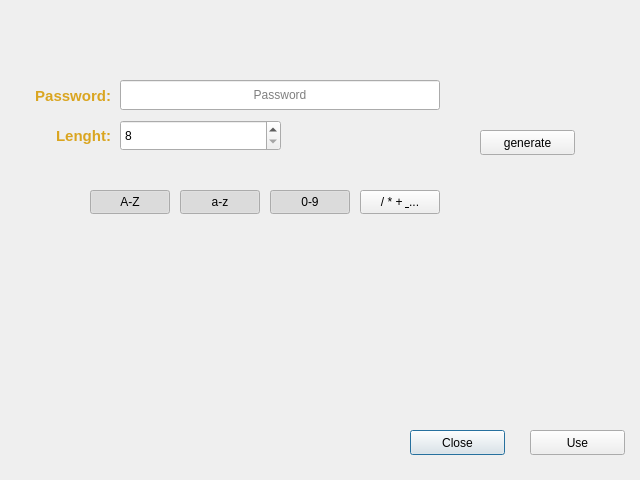
<?xml version="1.0" encoding="UTF-8"?>
<ui version="4.0">
 <class>Dialog_generator</class>
 <widget class="QDialog" name="Dialog_generator">
  <property name="geometry">
   <rect>
    <x>0</x>
    <y>0</y>
    <width>640</width>
    <height>480</height>
   </rect>
  </property>
  <property name="windowTitle">
   <string>Dialog</string>
  </property>
  <widget class="QLineEdit" name="password_generator_line">
   <property name="geometry">
    <rect>
     <x>120</x>
     <y>80</y>
     <width>320</width>
     <height>30</height>
    </rect>
   </property>
   <property name="font">
    <font>
     <bold>false</bold>
     <strikeout>false</strikeout>
    </font>
   </property>
   <property name="text">
    <string/>
   </property>
   <property name="echoMode">
    <enum>QLineEdit::Normal</enum>
   </property>
   <property name="alignment">
    <set>Qt::AlignCenter</set>
   </property>
   <property name="placeholderText">
    <string>Password</string>
   </property>
  </widget>
  <widget class="QLabel" name="label_Password_generator">
   <property name="geometry">
    <rect>
     <x>-40</x>
     <y>80</y>
     <width>151</width>
     <height>31</height>
    </rect>
   </property>
   <property name="palette">
    <palette>
     <active>
      <colorrole role="WindowText">
       <brush brushstyle="SolidPattern">
        <color alpha="255">
         <red>218</red>
         <green>165</green>
         <blue>32</blue>
        </color>
       </brush>
      </colorrole>
      <colorrole role="Text">
       <brush brushstyle="SolidPattern">
        <color alpha="255">
         <red>218</red>
         <green>165</green>
         <blue>32</blue>
        </color>
       </brush>
      </colorrole>
     </active>
     <inactive>
      <colorrole role="WindowText">
       <brush brushstyle="SolidPattern">
        <color alpha="255">
         <red>218</red>
         <green>165</green>
         <blue>32</blue>
        </color>
       </brush>
      </colorrole>
      <colorrole role="Text">
       <brush brushstyle="SolidPattern">
        <color alpha="255">
         <red>218</red>
         <green>165</green>
         <blue>32</blue>
        </color>
       </brush>
      </colorrole>
     </inactive>
     <disabled/>
    </palette>
   </property>
   <property name="font">
    <font>
     <pointsize>11</pointsize>
     <bold>true</bold>
    </font>
   </property>
   <property name="styleSheet">
    <string notr="true"/>
   </property>
   <property name="text">
    <string>Password:</string>
   </property>
   <property name="alignment">
    <set>Qt::AlignRight|Qt::AlignTrailing|Qt::AlignVCenter</set>
   </property>
  </widget>
  <widget class="QSpinBox" name="spinBox">
   <property name="geometry">
    <rect>
     <x>120</x>
     <y>120</y>
     <width>161</width>
     <height>31</height>
    </rect>
   </property>
   <property name="minimum">
    <number>8</number>
   </property>
   <property name="maximum">
    <number>64</number>
   </property>
  </widget>
  <widget class="QPushButton" name="close_Button">
   <property name="geometry">
    <rect>
     <x>410</x>
     <y>430</y>
     <width>95</width>
     <height>25</height>
    </rect>
   </property>
   <property name="text">
    <string>Close</string>
   </property>
  </widget>
  <widget class="QLabel" name="label_password_lenght">
   <property name="geometry">
    <rect>
     <x>-40</x>
     <y>120</y>
     <width>151</width>
     <height>31</height>
    </rect>
   </property>
   <property name="palette">
    <palette>
     <active>
      <colorrole role="WindowText">
       <brush brushstyle="SolidPattern">
        <color alpha="255">
         <red>218</red>
         <green>165</green>
         <blue>32</blue>
        </color>
       </brush>
      </colorrole>
      <colorrole role="Text">
       <brush brushstyle="SolidPattern">
        <color alpha="255">
         <red>218</red>
         <green>165</green>
         <blue>32</blue>
        </color>
       </brush>
      </colorrole>
     </active>
     <inactive>
      <colorrole role="WindowText">
       <brush brushstyle="SolidPattern">
        <color alpha="255">
         <red>218</red>
         <green>165</green>
         <blue>32</blue>
        </color>
       </brush>
      </colorrole>
      <colorrole role="Text">
       <brush brushstyle="SolidPattern">
        <color alpha="255">
         <red>218</red>
         <green>165</green>
         <blue>32</blue>
        </color>
       </brush>
      </colorrole>
     </inactive>
     <disabled/>
    </palette>
   </property>
   <property name="font">
    <font>
     <pointsize>11</pointsize>
     <bold>true</bold>
    </font>
   </property>
   <property name="styleSheet">
    <string notr="true"/>
   </property>
   <property name="text">
    <string>Lenght:</string>
   </property>
   <property name="alignment">
    <set>Qt::AlignRight|Qt::AlignTrailing|Qt::AlignVCenter</set>
   </property>
  </widget>
  <widget class="QPushButton" name="special_Button">
   <property name="geometry">
    <rect>
     <x>360</x>
     <y>190</y>
     <width>80</width>
     <height>24</height>
    </rect>
   </property>
   <property name="text">
    <string>/ * + &amp; ...</string>
   </property>
   <property name="checkable">
    <bool>true</bool>
   </property>
   <property name="checked">
    <bool>false</bool>
   </property>
  </widget>
  <widget class="QLabel" name="background_picture_3">
   <property name="geometry">
    <rect>
     <x>0</x>
     <y>0</y>
     <width>640</width>
     <height>480</height>
    </rect>
   </property>
   <property name="text">
    <string/>
   </property>
   <property name="pixmap">
    <pixmap resource="pictures.qrc">:/pictures/pictures/bluegalaxyblured.png</pixmap>
   </property>
   <property name="scaledContents">
    <bool>true</bool>
   </property>
  </widget>
  <widget class="QPushButton" name="alphabet_Button">
   <property name="geometry">
    <rect>
     <x>180</x>
     <y>190</y>
     <width>80</width>
     <height>24</height>
    </rect>
   </property>
   <property name="text">
    <string>a-z</string>
   </property>
   <property name="checkable">
    <bool>true</bool>
   </property>
   <property name="checked">
    <bool>true</bool>
   </property>
  </widget>
  <widget class="QPushButton" name="number_Button">
   <property name="geometry">
    <rect>
     <x>270</x>
     <y>190</y>
     <width>80</width>
     <height>24</height>
    </rect>
   </property>
   <property name="text">
    <string>0-9</string>
   </property>
   <property name="checkable">
    <bool>true</bool>
   </property>
   <property name="checked">
    <bool>true</bool>
   </property>
  </widget>
  <widget class="QPushButton" name="generate_Button">
   <property name="geometry">
    <rect>
     <x>480</x>
     <y>130</y>
     <width>95</width>
     <height>25</height>
    </rect>
   </property>
   <property name="text">
    <string>generate</string>
   </property>
  </widget>
  <widget class="QPushButton" name="Alphabet_Button">
   <property name="geometry">
    <rect>
     <x>90</x>
     <y>190</y>
     <width>80</width>
     <height>24</height>
    </rect>
   </property>
   <property name="styleSheet">
    <string notr="true"/>
   </property>
   <property name="text">
    <string>A-Z</string>
   </property>
   <property name="checkable">
    <bool>true</bool>
   </property>
   <property name="checked">
    <bool>true</bool>
   </property>
  </widget>
  <widget class="QPushButton" name="use_Button">
   <property name="geometry">
    <rect>
     <x>530</x>
     <y>430</y>
     <width>95</width>
     <height>25</height>
    </rect>
   </property>
   <property name="text">
    <string>Use</string>
   </property>
  </widget>
  <zorder>background_picture_3</zorder>
  <zorder>password_generator_line</zorder>
  <zorder>label_Password_generator</zorder>
  <zorder>spinBox</zorder>
  <zorder>close_Button</zorder>
  <zorder>label_password_lenght</zorder>
  <zorder>special_Button</zorder>
  <zorder>alphabet_Button</zorder>
  <zorder>number_Button</zorder>
  <zorder>generate_Button</zorder>
  <zorder>Alphabet_Button</zorder>
  <zorder>use_Button</zorder>
 </widget>
 <resources>
  <include location="pictures.qrc"/>
 </resources>
 <connections/>
</ui>
